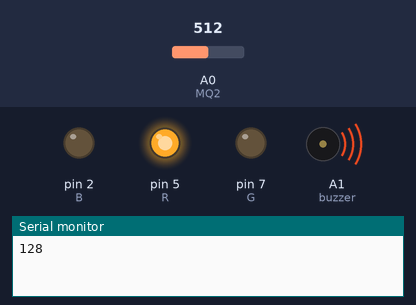
Simulated run of this sketch. Board: Arduino Uno, built with avr-gcc and run on an emulated ATmega328P. Parts: output pins drawn as LEDs (lit = HIGH), buzzer (waves = sounding), the last lines printed to the serial monitor. Inputs (shaded band) come from the test bench; at power-on: A0 (MQ2) = 512.

Above: at 1.9 s.
2.0 s: A0 (MQ2) set to 162
3.5 s: A0 (MQ2) set to 142
At 5.8 s:
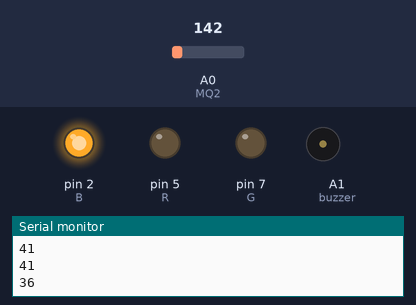
6.9 s: A0 (MQ2) set to 122
At 8.9 s:
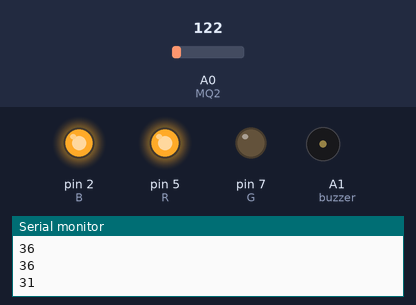
9.2 s: A0 (MQ2) set to 306
At 10.7 s:
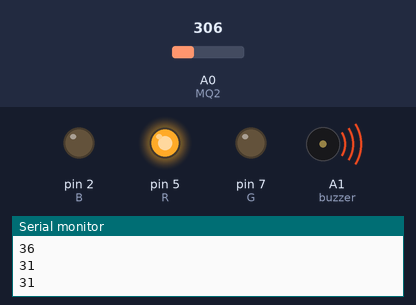
11.4 s: A0 (MQ2) set to 27
At 12.4 s:
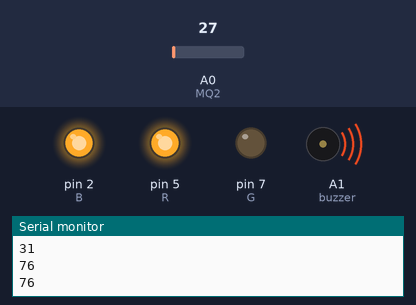
Timing chart, 0 to 14.6 s (numbered marks = the images above; inputs shaded):
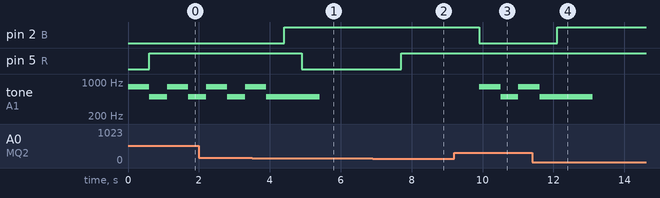

The sketch:

Arduino_Gas_Sensor.ino
```cpp
#define R 5
#define G 7
#define B 2
#define MQ2 A0  //아날로그 신호
#define buzzer A1 //아날로그 신호

unsigned int gaslevel=0;

void setup()
 {
  Serial.begin(9600);
    pinMode(MQ2,INPUT);
    pinMode(R,OUTPUT);
    pinMode(G,OUTPUT);
    pinMode(B,OUTPUT);
    pinMode(buzzer, OUTPUT);
 }

void loop()
{
  gaslevel=(analogRead(MQ2));
  gaslevel=map(gaslevel,0,1023,1,255);  //analogRead에서 반환한 0부터 1023의 값을를 0에서 255까지의 퍼센테이지로 매핑

 if(gaslevel > 0 && gaslevel <= 35){//가스 지수가 10 이상 35미만
    digitalWrite(R,HIGH);  //빨간불 켜짐
    digitalWrite(B,HIGH);  //파란불 켜짐
      delay(500); //딜레이 500ms
        digitalWrite(G,LOW); //초록불 ㄲㅓ짐
      delay(500); //딜레이 500ms, 버저 꺼짐
      noTone(buzzer);
      delay(1);
    }

  else if(gaslevel > 35 && gaslevel <= 37){//가스 지수가 30 이상 50미만
         digitalWrite(B,HIGH);  //파란불 꺼짐
          delay(500); //딜레이 500ms
         digitalWrite(R,LOW); //빨간불 켜짐
         digitalWrite(G,LOW); //초록불 켜짐(노란색 출력)
          delay(500); //딜레이 500ms, 버저 꺼짐
          noTone(buzzer);
          delay(1);
    }

       else if(gaslevel > 37 ){//가스 지수가 50 이상 90 미만
        digitalWrite(G,LOW);  //초록불 켜짐
        digitalWrite(B,LOW);  //파란불 켜짐
    tone(buzzer, 800); //버저 울림
          delay(600); //딜레이 300ms
            digitalWrite(R,HIGH); //빨간불 꺼짐
    tone(buzzer, 500);  //버저 꺼짐
          delay(400); //딜레이 400ms
      }
  Serial.println(gaslevel); //모니터에 가스 레벨 프린트함, azure같은 서버에 데이터 전송 추가예정
  delay(100);
}
```

Measured:
- the behaviour switches between 150 and 149 on A0 (MQ2) (found by bisection; images 0 and 1)
- after the input at 3.5 s, pin 2 (B): LOW → HIGH after 0.90 s; pin 5 (R): HIGH → LOW after 1.4 s
- after the input at 6.9 s, pin 5 (R): LOW → HIGH after 0.81 s
- after the input at 9.2 s, pin 2 (B): HIGH → LOW after 0.71 s; tone on A1 (buzzer): silent → 800 Hz after 0.71 s, → 500 Hz 0.60 s later, → 800 Hz 0.50 s later
- after the input at 11.4 s, pin 2 (B): LOW → HIGH after 0.71 s
